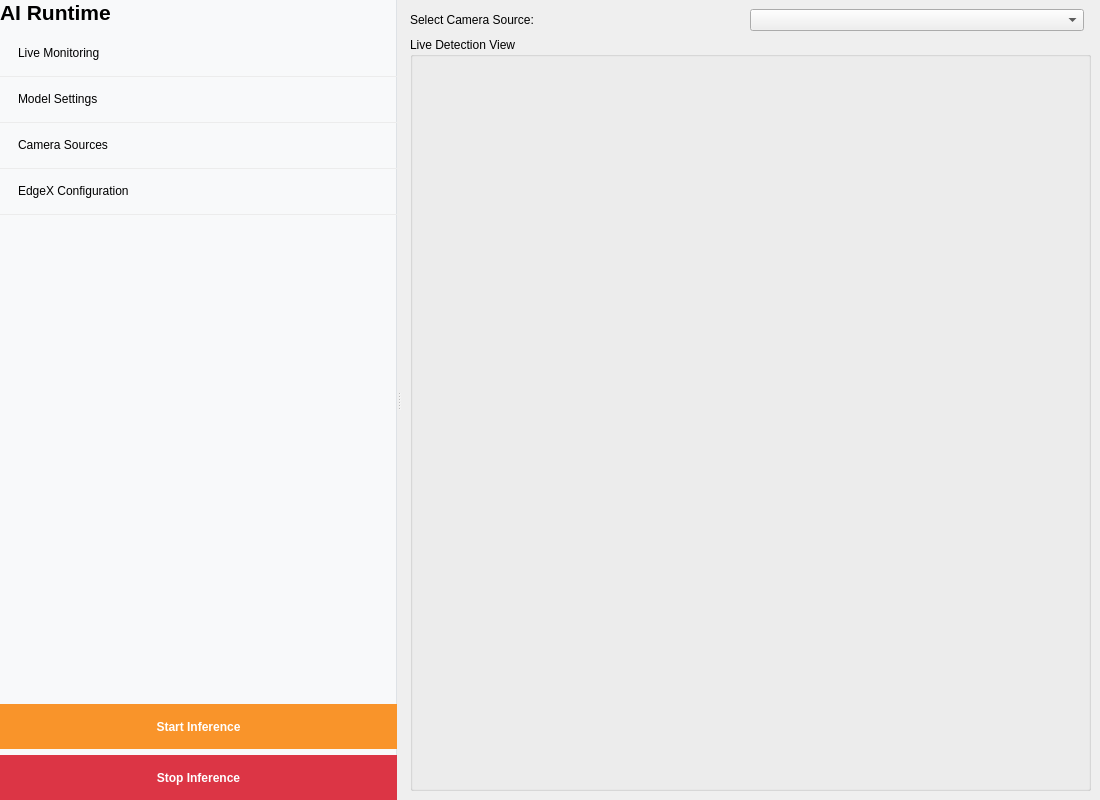
<?xml version='1.0' encoding='utf-8'?>
<ui version="4.0">
 <class>AIRuntimeView</class>
 <widget class="QWidget" name="AIRuntimeView">
  <property name="geometry">
   <rect>
    <x>0</x>
    <y>0</y>
    <width>1100</width>
    <height>800</height>
   </rect>
  </property>
  <layout class="QHBoxLayout" name="horizontalLayout">
   <property name="spacing">
    <number>0</number>
   </property>
   <property name="leftMargin">
    <number>0</number>
   </property>
   <property name="topMargin">
    <number>0</number>
   </property>
   <property name="rightMargin">
    <number>0</number>
   </property>
   <property name="bottomMargin">
    <number>0</number>
   </property>
   <item>
    <widget class="QSplitter" name="splitter">
     <property name="orientation">
      <enum>Qt::Horizontal</enum>
     </property>
     <widget class="QWidget" name="sidePanel" native="true">
      <property name="maximumWidth">
       <number>240</number>
      </property>
      <property name="styleSheet">
       <string notr="true">background-color: #F8F9FA; border-right: 1px solid #DEE2E6;</string>
      </property>
      <layout class="QVBoxLayout" name="sideLayout">
       <item>
        <widget class="QLabel" name="labelTitle">
         <property name="font">
          <font>
           <pointsize>16</pointsize>
           <weight>75</weight>
           <bold>true</bold>
          </font>
         </property>
         <property name="text">
          <string>AI Runtime</string>
         </property>
         <property name="margin">
          <number>10</number>
         </property>
        </widget>
       </item>
       <item>
        <widget class="QListWidget" name="sideNav">
         <property name="styleSheet">
          <string notr="true">QListWidget { border: none; background: transparent; outline: none; } QListWidget::item { height: 45px; padding-left: 15px; border-bottom: 1px solid #ECECEC; } QListWidget::item:selected { background-color: #FFF9D5; color: #F9942A; font-weight: bold; border-left: 4px solid #F9942A; }</string>
         </property>
         <item>
          <property name="text">
           <string>Live Monitoring</string>
          </property>
         </item>
         <item>
          <property name="text">
           <string>Model Settings</string>
          </property>
         </item>
         <item>
          <property name="text">
           <string>Camera Sources</string>
          </property>
         </item>
         <item>
          <property name="text">
           <string>EdgeX Configuration</string>
          </property>
         </item>
        </widget>
       </item>
       <item>
        <spacer name="verticalSpacer">
         <property name="orientation">
          <enum>Qt::Vertical</enum>
         </property>
         <property name="sizeHint" stdset="0">
          <size>
           <width>20</width>
           <height>40</height>
          </size>
         </property>
        </spacer>
       </item>
       <item>
        <widget class="QPushButton" name="btnLaunch">
         <property name="minimumSize">
          <size>
           <width>0</width>
           <height>45</height>
          </size>
         </property>
         <property name="styleSheet">
          <string notr="true">QPushButton { background-color: #F9942A; color: white; border: none; font-weight: bold; } QPushButton:hover { background-color: #E08426; } QPushButton:disabled { background-color: #DEE2E6; }</string>
         </property>
         <property name="text">
          <string>Start Inference</string>
         </property>
        </widget>
       </item>
       <item>
        <widget class="QPushButton" name="btnStop">
         <property name="minimumSize">
          <size>
           <width>0</width>
           <height>45</height>
          </size>
         </property>
         <property name="styleSheet">
          <string notr="true">QPushButton { background-color: #DC3545; color: white; border: none; font-weight: bold; } QPushButton:hover { background-color: #C82333; } QPushButton:disabled { background-color: #DEE2E6; }</string>
         </property>
         <property name="text">
          <string>Stop Inference</string>
         </property>
        </widget>
       </item>
      </layout>
     </widget>
     <widget class="QStackedWidget" name="contentStack">
      <widget class="QWidget" name="monitoringPage">
       <layout class="QVBoxLayout" name="monitoringLayout">
        <item>
         <layout class="QHBoxLayout" name="cameraSelectionLayout">
          <item>
           <widget class="QLabel" name="lblSelectCamera">
            <property name="text">
             <string>Select Camera Source:</string>
            </property>
           </widget>
          </item>
          <item>
           <widget class="QComboBox" name="comboCameraSelection">
            <property name="minimumWidth">
             <number>200</number>
            </property>
           </widget>
          </item>
          <item>
           <spacer name="horizontalSpacer">
            <property name="orientation">
             <enum>Qt::Horizontal</enum>
            </property>
           </spacer>
          </item>
         </layout>
        </item>
        <item>
         <widget class="QGroupBox" name="liveGrid">
          <property name="title">
           <string>Live Detection View</string>
          </property>
          <layout class="QVBoxLayout" name="videoContainer" />
         </widget>
        </item>
       </layout>
      </widget>
      <widget class="QWidget" name="modelPage">
       <layout class="QVBoxLayout" name="modelScrollLayout">
        <item>
         <widget class="QScrollArea" name="scrollModelSettings">
          <property name="widgetResizable">
           <bool>true</bool>
          </property>
          <widget class="QWidget" name="scrollAreaWidgetContents">
           <layout class="QVBoxLayout" name="verticalLayout_4">
            <item>
             <widget class="QGroupBox" name="groupModelFile">
              <property name="title">
               <string>Model Configuration (YAML / Zoo)</string>
              </property>
              <layout class="QFormLayout" name="formModel">
               <item row="0" column="0"><widget class="QLabel" name="lblModelZoo"><property name="text"><string>Select Model (Zoo):</string></property></widget></item><item row="0" column="1"><widget class="QComboBox" name="comboModelZoo"><property name="editable"><bool>true</bool></property><property name="placeholderText"><string>Loading Model Zoo...</string></property></widget></item><item row="1" column="0"><widget class="QLabel" name="lblCustomModel"><property name="text"><string>Custom YAML:</string></property></widget></item><item row="1" column="1"><layout class="QHBoxLayout" name="customModelLayout"><item><widget class="QLineEdit" name="editModelPath"><property name="readOnly"><bool>true</bool></property><property name="placeholderText"><string>Path to custom model.yaml...</string></property></widget></item><item><widget class="QPushButton" name="btnBrowseModelYaml"><property name="text"><string>Browse...</string></property></widget></item></layout></item><item row="2" column="0"><widget class="QLabel" name="lblModelInfoTitle"><property name="text"><string>Model Info:</string></property></widget></item><item row="2" column="1"><widget class="QLabel" name="lblModelInfo"><property name="text"><string>Select a model to see details.</string></property><property name="wordWrap"><bool>true</bool></property><property name="styleSheet"><string notr="true">color: #6c757d; font-style: italic;</string></property></widget></item><item row="3" column="0"><widget class="QLabel" name="lblConfidence"><property name="text"><string>Confidence Threshold:</string></property></widget></item><item row="3" column="1"><widget class="QDoubleSpinBox" name="spinConfidence"><property name="value"><number>70</number></property></widget></item></layout>
             </widget>
            </item>
            <item>
             <widget class="QGroupBox" name="groupPipeline">
              <property name="title">
               <string>Pipeline Control</string>
              </property>
              <layout class="QFormLayout" name="formPipeline">
               <item row="0" column="0">
                <widget class="QLabel" name="lblPipelineType">
                 <property name="text">
                  <string>Pipeline Type:</string>
                 </property>
                </widget>
               </item>
               <item row="0" column="1">
                <widget class="QComboBox" name="comboPipelineType">
                 <item>
                  <property name="text">
                   <string>torch</string>
                  </property>
                 </item>
                 <item>
                  <property name="text">
                   <string>gst</string>
                  </property>
                 </item>
                 <item>
                  <property name="text">
                   <string>torch-aipu</string>
                  </property>
                 </item>
                </widget>
               </item>
               <item row="1" column="0">
                <widget class="QLabel" name="lblFrameLimit">
                 <property name="text">
                  <string>Frame Limit:</string>
                 </property>
                </widget>
               </item>
               <item row="1" column="1">
                <widget class="QSpinBox" name="spinFrameLimit">
                 <property name="maximum">
                  <number>999999</number>
                 </property>
                </widget>
               </item>
               <item row="2" column="0">
                <widget class="QLabel" name="lblDisplayMode">
                 <property name="text">
                  <string>Display Mode:</string>
                 </property>
                </widget>
               </item>
               <item row="2" column="1">
                <widget class="QComboBox" name="comboDisplayMode">
                 <item>
                  <property name="text">
                   <string>Windowed</string>
                  </property>
                 </item>
                 <item>
                  <property name="text">
                   <string>Headless</string>
                  </property>
                 </item>
                </widget>
               </item>
               <item row="3" column="0">
                <widget class="QLabel" name="lblWindowSize">
                 <property name="text">
                  <string>Window Size:</string>
                 </property>
                </widget>
               </item>
               <item row="3" column="1">
                <widget class="QLineEdit" name="editWindowSize">
                 <property name="placeholderText">
                  <string>e.g. 640x480</string>
                 </property>
                </widget>
               </item>
               <item row="4" column="0">
                <widget class="QLabel" name="lblSavePath">
                 <property name="text">
                  <string>Save Output Path:</string>
                 </property>
                </widget>
               </item>
               <item row="4" column="1">
                <layout class="QHBoxLayout" name="horizontalLayout_7">
                 <item>
                  <widget class="QLineEdit" name="editSaveOutputPath" />
                 </item>
                 <item>
                  <widget class="QPushButton" name="btnBrowseOutput">
                   <property name="text">
                    <string>Browse...</string>
                   </property>
                  </widget>
                 </item>
                </layout>
               </item>
              </layout>
             </widget>
            </item>
            <item>
             <widget class="QGroupBox" name="groupHwAccel">
              <property name="title">
               <string>Hardware &amp; Performance</string>
              </property>
              <layout class="QVBoxLayout" name="verticalLayout_5">
               <item>
                <layout class="QGridLayout" name="gridLayout">
                 <item row="0" column="0">
                  <widget class="QCheckBox" name="chkHwCodec">
                   <property name="text">
                    <string>Enable Hardware Codec</string>
                   </property>
                  </widget>
                 </item>
                 <item row="0" column="1">
                  <widget class="QCheckBox" name="chkVaapi">
                   <property name="text">
                    <string>Enable VAAPI</string>
                   </property>
                  </widget>
                 </item>
                 <item row="1" column="0">
                  <widget class="QCheckBox" name="chkOpencl">
                   <property name="text">
                    <string>Enable OpenCL</string>
                   </property>
                  </widget>
                 </item>
                 <item row="3" column="1">
                  <widget class="QCheckBox" name="chkOpengl">
                   <property name="text">
                    <string>Enable OpenGL</string>
                   </property>
                  </widget>
                 </item>
                </layout>
               </item>
              </layout>
             </widget>
            </item>
            <item>
             <widget class="QGroupBox" name="groupAIPU">
              <property name="title">
               <string>AIPU Core Management &amp; Live Status</string>
              </property>
              <layout class="QVBoxLayout" name="verticalLayout_6">
               <item><layout class="QHBoxLayout" name="aipuStatusLayout"><item><widget class="QGroupBox" name="core0Status"><property name="title"><string>Core 0</string></property><layout class="QVBoxLayout" name="c0Layout"><item><widget class="QLabel" name="lblCore0State"><property name="text"><string>Idle</string></property><property name="alignment"><enum>Qt::AlignCenter</enum></property></widget></item></layout></widget></item><item><widget class="QGroupBox" name="core1Status"><property name="title"><string>Core 1</string></property><layout class="QVBoxLayout" name="c1Layout"><item><widget class="QLabel" name="lblCore1State"><property name="text"><string>Idle</string></property><property name="alignment"><enum>Qt::AlignCenter</enum></property></widget></item></layout></widget></item><item><widget class="QGroupBox" name="core2Status"><property name="title"><string>Core 2</string></property><layout class="QVBoxLayout" name="c2Layout"><item><widget class="QLabel" name="lblCore2State"><property name="text"><string>Idle</string></property><property name="alignment"><enum>Qt::AlignCenter</enum></property></widget></item></layout></widget></item><item><widget class="QGroupBox" name="core3Status"><property name="title"><string>Core 3</string></property><layout class="QVBoxLayout" name="c3Layout"><item><widget class="QLabel" name="lblCore3State"><property name="text"><string>Idle</string></property><property name="alignment"><enum>Qt::AlignCenter</enum></property></widget></item></layout></widget></item></layout></item><item>
                <layout class="QFormLayout" name="formAIPU">
                 <item row="0" column="0">
                  <widget class="QLabel" name="lblAipuCores">
                   <property name="text">
                    <string>AIPU Cores (Selection):</string>
                   </property>
                  </widget>
                 </item>
                 <item row="0" column="1">
                  <widget class="QLineEdit" name="editAipuCores">
                   <property name="placeholderText">
                    <string>e.g. 0,1 (Busy check active)</string>
                   </property>
                  </widget>
                 </item>
                </layout>
               </item>
               <item>
                <widget class="QCheckBox" name="chkShowHostFps">
                 <property name="text">
                  <string>Show Host FPS</string>
                 </property>
                </widget>
               </item>
               <item>
                <widget class="QCheckBox" name="chkShowStreamTiming">
                 <property name="text">
                  <string>Show Stream Timing</string>
                 </property>
                </widget>
               </item>
              </layout>
             </widget>
            </item>
            <item>
             <spacer name="verticalSpacer_3">
              <property name="orientation">
               <enum>Qt::Vertical</enum>
              </property>
              <property name="sizeHint" stdset="0">
               <size>
                <width>20</width>
                <height>40</height>
               </size>
              </property>
             </spacer>
            </item>
           </layout>
          </widget>
         </widget>
        </item>
       </layout>
      </widget>
      <widget class="QWidget" name="cameraSourcesPage">
       <layout class="QVBoxLayout" name="cameraSourcesLayout">
        <item>
         <widget class="QLabel" name="label_5">
          <property name="font">
           <font>
            <weight>75</weight>
            <bold>true</bold>
           </font>
          </property>
          <property name="text">
           <string>Configure Camera Sources</string>
          </property>
         </widget>
        </item>
        <item>
         <widget class="QTableWidget" name="tableSources">
          <property name="selectionBehavior">
           <enum>QAbstractItemView::SelectRows</enum>
          </property>
          <column>
           <property name="text">
            <string>Name</string>
           </property>
          </column>
          <column>
           <property name="text">
            <string>Type</string>
           </property>
          </column>
          <column>
           <property name="text">
            <string>URI / Path / Index</string>
           </property>
          </column>
         </widget>
        </item>
        <item>
         <layout class="QHBoxLayout" name="sourceButtonsLayout">
          <item>
           <widget class="QPushButton" name="btnAddSource">
            <property name="text">
             <string>Add Source</string>
            </property>
           </widget>
          </item>
          <item>
           <widget class="QPushButton" name="btnEditSource">
            <property name="text">
             <string>Edit Selected</string>
            </property>
           </widget>
          </item>
          <item>
           <widget class="QPushButton" name="btnDeleteSource">
            <property name="text">
             <string>Delete Selected</string>
            </property>
           </widget>
          </item>
          <item>
           <spacer name="horizontalSpacer_2">
            <property name="orientation">
             <enum>Qt::Horizontal</enum>
            </property>
           </spacer>
          </item>
         </layout>
        </item>
        <item>
         <widget class="QGroupBox" name="groupSourceEdit">
          <property name="enabled">
           <bool>false</bool>
          </property>
          <property name="title">
           <string>Edit Source Configuration</string>
          </property>
          <layout class="QVBoxLayout" name="verticalLayout_2">
           <item>
            <layout class="QFormLayout" name="formSourceEdit">
             <item row="0" column="0">
              <widget class="QLabel" name="label_6">
               <property name="text">
                <string>Friendly Name:</string>
               </property>
              </widget>
             </item>
             <item row="0" column="1">
              <widget class="QLineEdit" name="editSourceName" />
             </item>
             <item row="1" column="0">
              <widget class="QLabel" name="label_7">
               <property name="text">
                <string>Source Type:</string>
               </property>
              </widget>
             </item>
             <item row="1" column="1">
              <widget class="QComboBox" name="comboSourceType">
               <item>
                <property name="text">
                 <string>USB Camera</string>
                </property>
               </item>
               <item>
                <property name="text">
                 <string>RTSP Stream</string>
                </property>
               </item>
               <item>
                <property name="text">
                 <string>Video File</string>
                </property>
               </item>
              </widget>
             </item>
            </layout>
           </item>
           <item>
            <layout class="QHBoxLayout" name="horizontalLayout_4">
             <item>
              <widget class="QLabel" name="label_8">
               <property name="text">
                <string>Configuration:</string>
               </property>
              </widget>
             </item>
             <item>
              <widget class="QStackedWidget" name="stackSourceConfig">
               <widget class="QWidget" name="pageUSB">
                <layout class="QHBoxLayout" name="horizontalLayout_2">
                 <property name="leftMargin">
                  <number>0</number>
                 </property>
                 <item>
                  <widget class="QSpinBox" name="spinUSBIndex" />
                 </item>
                 <item>
                  <widget class="QLabel" name="lblUSBHint">
                   <property name="text">
                    <string>(Device Index)</string>
                   </property>
                  </widget>
                 </item>
                 <item>
                  <spacer name="horizontalSpacer_3">
                   <property name="orientation">
                    <enum>Qt::Horizontal</enum>
                   </property>
                  </spacer>
                 </item>
                </layout>
               </widget>
               <widget class="QWidget" name="pageRTSP">
                <layout class="QHBoxLayout" name="horizontalLayout_5">
                 <property name="leftMargin">
                  <number>0</number>
                 </property>
                 <item>
                  <widget class="QLineEdit" name="editRTSPUrl">
                   <property name="placeholderText">
                    <string>rtsp://ip:port/stream</string>
                   </property>
                  </widget>
                 </item>
                </layout>
               </widget>
               <widget class="QWidget" name="pageFile">
                <layout class="QHBoxLayout" name="horizontalLayout_3">
                 <property name="leftMargin">
                  <number>0</number>
                 </property>
                 <item>
                  <widget class="QLineEdit" name="editFilePath" />
                 </item>
                 <item>
                  <widget class="QPushButton" name="btnBrowseFile">
                   <property name="text">
                    <string>Browse...</string>
                   </property>
                  </widget>
                 </item>
                </layout>
               </widget>
              </widget>
             </item>
            </layout>
           </item>
           <item>
            <layout class="QHBoxLayout" name="saveButtonLayout">
             <item>
              <spacer name="horizontalSpacer_4">
               <property name="orientation">
                <enum>Qt::Horizontal</enum>
               </property>
              </spacer>
             </item>
             <item>
              <widget class="QPushButton" name="btnSaveSource">
               <property name="minimumSize">
                <size>
                 <width>120</width>
                 <height>35</height>
                </size>
               </property>
               <property name="styleSheet">
                <string notr="true">QPushButton { background-color: #28A745; color: white; font-weight: bold; border-radius: 4px; } QPushButton:hover { background-color: #218838; }</string>
               </property>
               <property name="text">
                <string>Save Changes</string>
               </property>
              </widget>
             </item>
            </layout>
           </item>
          </layout>
         </widget>
        </item>
       </layout>
      </widget>
      <widget class="QWidget" name="edgexPage">
       <layout class="QVBoxLayout" name="edgexLayout">
        <item>
         <widget class="QLabel" name="label_3">
          <property name="font">
           <font>
            <weight>75</weight>
            <bold>true</bold>
           </font>
          </property>
          <property name="text">
           <string>EdgeX Configuration &amp; Mapping</string>
          </property>
         </widget>
        </item>
        <item>
         <layout class="QFormLayout" name="formEdgeXGeneral">
          <item row="0" column="0">
           <widget class="QLabel" name="lblDeviceName">
            <property name="text">
             <string>EdgeX Device Name (bn):</string>
            </property>
           </widget>
          </item>
          <item row="0" column="1">
           <widget class="QLineEdit" name="editDeviceName">
            <property name="placeholderText">
             <string>e.g. AI-Camera-01</string>
            </property>
           </widget>
          </item>
         </layout>
        </item>
        <item>
         <widget class="QTabWidget" name="tabEdgeXPayload">
          <widget class="QWidget" name="tabManual">
           <attribute name="title">
            <string>Option 1: Manual JSON</string>
           </attribute>
           <layout class="QVBoxLayout" name="verticalLayout_7">
            <item>
             <widget class="QLabel" name="lblManualHint">
              <property name="text">
               <string>Define structured SenML payload template:</string>
              </property>
             </widget>
            </item>
            <item>
             <widget class="QPlainTextEdit" name="textPayloadTemplate">
              <property name="font">
               <font>
                <family>Monospace</family>
               </font>
              </property>
             </widget>
            </item>
            <item>
             <layout class="QHBoxLayout" name="horizontalLayout_8">
              <item>
               <widget class="QLabel" name="lblPlaceholderHint">
                <property name="text">
                 <string>Hint: Use "v": 0 as placeholder for counts.</string>
                </property>
                <property name="styleSheet">
                 <string notr="true">color: #6c757d; font-style: italic;</string>
                </property>
               </widget>
              </item>
              <item>
               <spacer name="horizontalSpacer_6">
                <property name="orientation">
                 <enum>Qt::Horizontal</enum>
                </property>
               </spacer>
              </item>
              <item>
               <widget class="QPushButton" name="btnValidateJSON">
                <property name="text">
                 <string>Validate JSON</string>
                </property>
               </widget>
              </item>
              <item>
               <widget class="QPushButton" name="btnSaveEdgeXManual">
                <property name="styleSheet">
                 <string notr="true">background-color: #007BFF; color: white;</string>
                </property>
                <property name="text">
                 <string>Save Payload</string>
                </property>
               </widget>
              </item>
             </layout>
            </item>
           </layout>
          </widget>
          <widget class="QWidget" name="tabFile">
           <attribute name="title">
            <string>Option 2: Upload JSON Template</string>
           </attribute>
           <layout class="QVBoxLayout" name="verticalLayout_8">
            <item>
             <layout class="QHBoxLayout" name="horizontalLayout_9">
              <item>
               <widget class="QLineEdit" name="editTemplatePath">
                <property name="readOnly">
                 <bool>true</bool>
                </property>
                <property name="placeholderText">
                 <string>Select JSON template file...</string>
                </property>
               </widget>
              </item>
              <item>
               <widget class="QPushButton" name="btnBrowseTemplate">
                <property name="text">
                 <string>Browse...</string>
                </property>
               </widget>
              </item>
             </layout>
            </item>
            <item>
             <widget class="QLabel" name="label_10">
              <property name="text">
               <string>Template Preview:</string>
              </property>
             </widget>
            </item>
            <item>
             <widget class="QPlainTextEdit" name="textTemplatePreview">
              <property name="readOnly">
               <bool>true</bool>
              </property>
             </widget>
            </item>
            <item>
             <layout class="QHBoxLayout" name="horizontalLayout_10">
              <item>
               <spacer name="horizontalSpacer_7">
                <property name="orientation">
                 <enum>Qt::Horizontal</enum>
                </property>
               </spacer>
              </item>
              <item>
               <widget class="QPushButton" name="btnValidateFile">
                <property name="text">
                 <string>Validate File</string>
                </property>
               </widget>
              </item>
              <item>
               <widget class="QPushButton" name="btnUploadEdgeX">
                <property name="styleSheet">
                 <string notr="true">background-color: #28A745; color: white;</string>
                </property>
                <property name="text">
                 <string>Upload &amp; Save</string>
                </property>
               </widget>
              </item>
             </layout>
            </item>
           </layout>
          </widget>
         </widget>
        </item>
       </layout>
      </widget>
     </widget>
    </widget>
   </item>
  </layout>
 </widget>
 <resources />
 <connections />
</ui>
